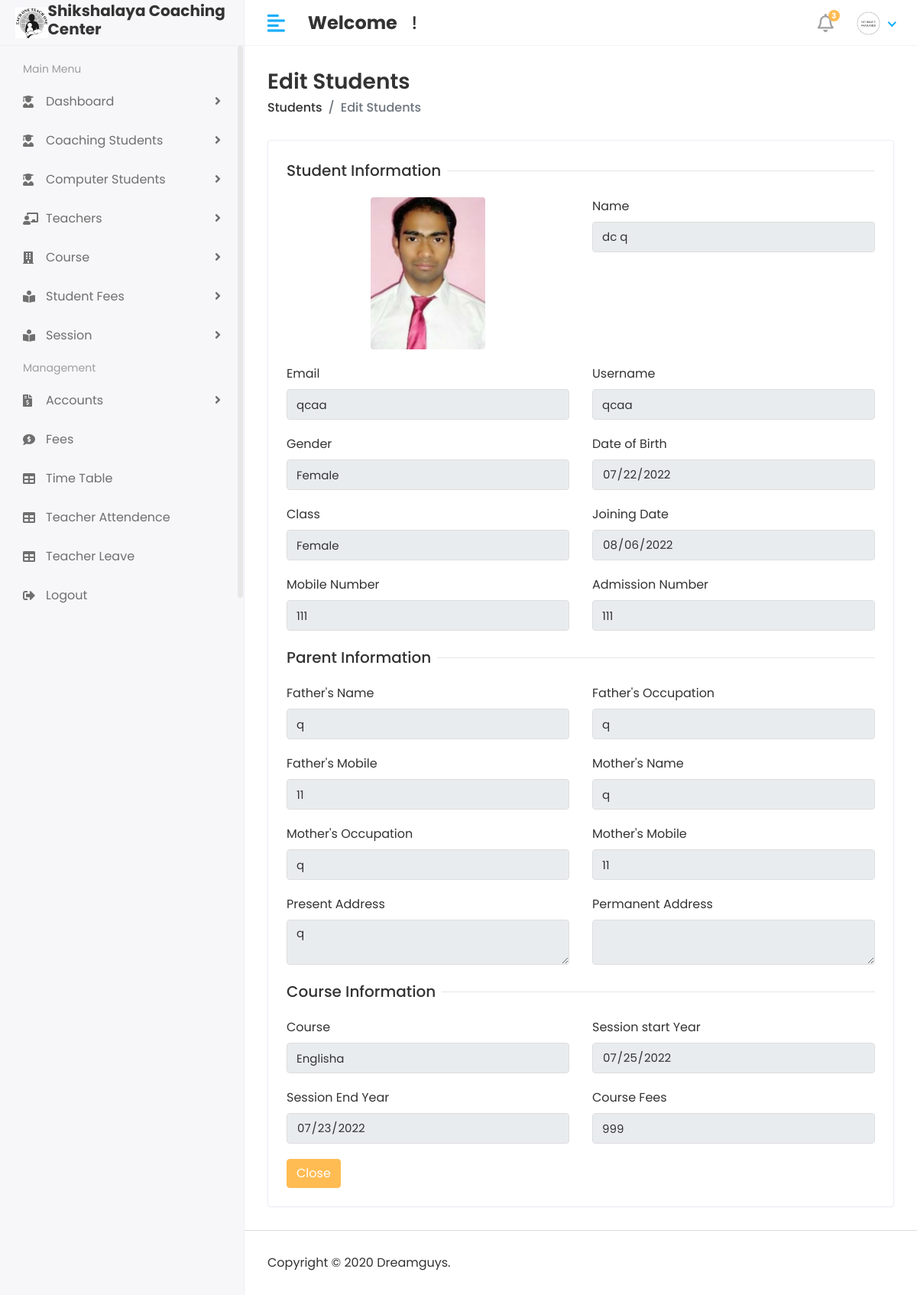
The app's page /Hod/Student/Detail/1 (signed in) with its own data.
### shikshalaya_computer_app/models.py (models this page shows, shortened)
class Student(models.Model):
    admin = models.OneToOneField(CustomUser,on_delete=models.CASCADE)
    gender  = models.CharField(max_length=100)
    date_of_birth = models.CharField(max_length=100)
    Class = models.CharField(max_length=100)
    joining_date = models.CharField(max_length=100)
    mobile_number = models.IntegerField()
    admission_number = models.CharField(max_length=100)
    father_name = models.CharField(max_length=100)
    father_occupation = models.CharField(max_length=100)
    father_mobile = models.IntegerField()
    mother_name = models.CharField(max_length=100)
    mother_occupation = models.CharField(max_length=100)
    mother_mobile_number = models.IntegerField()
    present_address = models.TextField()
    perment_address = models.TextField()
    course_stud = models.ForeignKey(Course,on_delete=models.DO_NOTHING)
    session_start = models.CharField(max_length=100)
    session_end =models.CharField(max_length=100)
    course_fees = models.IntegerField()
    created_at = models.DateTimeField(auto_now_add=True)
    updated_at = models.DateTimeField(auto_now=True)

class CustomUser(AbstractUser):
    USER = (
        (1,'HOD'),
        (2,'STAFF'),
        (3,'STUDENT')
    )
    user_type =  models.CharField(choices=USER,max_length=50,default=1)
    profile_pic = models.ImageField(upload_to='media/profile_pic')

class Course(models.Model):
    name = models.CharField(max_length=100)
    created_at = models.DateTimeField(auto_now_add=True)
    updated_at = models.DateTimeField(auto_now=True)

### student_management_system/Hod_views.py (the view)
# urls.py: path('Hod/Student/Detail/<str:id>',Hod_views.Detail_STUDENT,name='detail_student'),
@login_required(login_url='/')
def Detail_STUDENT(request,id):
    print(id)
    student = Student.objects.filter(id=id)
    course = Course.objects.all()
    context = {
        'student': student,
        'course': course
    }
    return render(request,'Hod/detail_student.html',context)

### templates/Hod/detail_student.html (shortened to what this page needs)
{% extends 'base.html' %}
{% block content %}
 <div class="content container-fluid">
               <div class="page-header">
                  <div class="row align-items-center">
                     <div class="col">
                        <h3 class="page-title">Edit Students</h3>
                        <ul class="breadcrumb">
                           <li class="breadcrumb-item"><a href="students.html">Students</a></li>
                           <li class="breadcrumb-item active">Edit Students</li>
                        </ul>
                     </div>
                  </div>
               </div>
               <div class="row">
                  <div class="col-sm-12">
                     <div class="card">
                        <div class="card-body">
                           <form method="post" action="{% url 'view_student' %}" enctype="multipart/form-data">
                              {% for i in student %}
                              <div class="row">
                                 <div class="col-12">
                                    <h5 class="form-title"><span>Student Information</span></h5>
                                 </div>
                                 <div class="col-12 col-sm-6">
                                    <div class="form-group">
                                       <a  class="rounded-circle shadow-4"><img class="rounded mx-auto d-block" style="width: 150px;" src="/{{i.admin.profile_pic}}" alt="User Image"></a>
                                    </div>
                                 </div>
                                 <div class="col-12 col-sm-6">
                                    <div class="form-group">
                                       <label>Name</label>
                                       <input type="text" class="form-control" name="first_name"  value="{{i.admin.first_name}} {{i.admin.last_name}}" readonly>
                                    </div>
                                 </div>
                                 <div class="col-12 col-sm-6">
                                    <div class="form-group">
                                       <label>Email</label>
                                       <input type="text" class="form-control" name="email"  value="{{i.admin.email}}" readonly>
                                    </div>
                                 </div>
                                 <div class="col-12 col-sm-6">
                                    <div class="form-group">
                                       <label>Username</label>
                                       <input type="text" class="form-control" name="username"  value="{{i.admin.username}}" readonly>
                                    </div>
                                 </div>
                                 <div class="col-12 col-sm-6">
                                    <div class="form-group">
                                       <label>Gender</label>
                                       <input type="text" class="form-control" name="gender"  value="{{i.gender}}" readonly>
                                    </div>
                                 </div>
                                 <div class="col-12 col-sm-6">
                                    <div class="form-group">
                                       <label>Date of Birth</label>
                                       <div>
                                          <input type="date" class="form-control" name="date_of_birth"  value="{{i.date_of_birth}}" readonly>
                                       </div>
                                    </div>
                                 </div>
                                 <div class="col-12 col-sm-6">
                                    <div class="form-group">
                                       <label>Class</label>
                                       <input type="text" class="form-control" name="Class"  value="{{i.Class}}" readonly>
                                    </div>
                                 </div>
                                 <div class="col-12 col-sm-6">
                                    <div class="form-group">
                                       <label>Joining Date</label>
                                       <div>
                                          <input type="date" class="form-control" name="joining_date"  value="{{i.joining_date}}" readonly>
                                       </div>
                                    </div>
                                 </div>
                                 <div class="col-12 col-sm-6">
                                    <div class="form-group">
                                       <label>Mobile Number</label>
                                       <input type="text" class="form-control" name="mobile_number"  value="{{i.mobile_number}}" readonly>
                                    </div>
                                 </div>
                                 <div class="col-12 col-sm-6">
                                    <div class="form-group">
                                       <label>Admission Number</label>
                                       <input type="text" class="form-control" name="admission_number"  value="{{i.admission_number}}" readonly>
                                    </div>
                                 </div>
                                 <div class="col-12">
                                    <h5 class="form-title"><span>Parent Information</span></h5>
                                 </div>
                                 <div class="col-12 col-sm-6">
                                    <div class="form-group">
                                       <label>Father's Name</label>
                                       <input type="text" class="form-control" name="father_name"  value="{{i.father_name}}" readonly>
                                    </div>
                                 </div>
                                 <div class="col-12 col-sm-6">
                                    <div class="form-group">
                                       <label>Father's Occupation</label>
                                       <input type="text" class="form-control" name="father_occupation"  value="{{i.father_occupation}}" readonly>
                                    </div>
                                 </div>
                                 <div class="col-12 col-sm-6">
                                    <div class="form-group">
                                       <label>Father's Mobile</label>
                                       <input type="text" class="form-control" name="father_mobile_number" required  value="{{i.father_mobile}}" readonly>
                                    </div>
                                 </div>
                                 <div class="col-12 col-sm-6">
                                    <div class="form-group">
                                       <label>Mother's Name</label>
                                       <input type="text" class="form-control" name="mother_name"  value="{{i.mother_name}}" readonly>
                                    </div>
                                 </div>
                                 <div class="col-12 col-sm-6">
                                    <div class="form-group">
                                       <label>Mother's Occupation</label>
                                       <input type="text" class="form-control" name="mother_occupation"  value="{{i.mother_occupation}}" readonly>
                                    </div>
                                 </div>
                                 <div class="col-12 col-sm-6">
                                    <div class="form-group">
                                       <label>Mother's Mobile</label>
                                       <input type="text" class="form-control" name="mother_mobile_number"  value="{{i.mother_mobile_number}}" readonly>
                                    </div>
                                 </div>
                                 <div class="col-12 col-sm-6">
                                    <div class="form-group">
                                       <label>Present Address</label>
                                       <textarea class="form-control" name="present_address" readonly >{{i.present_address}}</textarea>
                                    </div>
                                 </div>
                                 <div class="col-12 col-sm-6">
                                    <div class="form-group">
                                       <label>Permanent Address</label>
                                       <textarea class="form-control" name="permenent_address" readonly >{{i.permenent_address}}</textarea>
                                    </div>
                                 </div>
                                 <div class="col-12">
                                    <h5 class="form-title"><span>Course Information</span></h5>
                                 </div>
                                  <div class="col-12 col-sm-6">
                                    <div class="form-group">
                                       <label>Course</label>
                                       <input type="text" class="form-control" name="course_id"  value="{{i.course_stud.name}}" readonly>
                                    </div>
                                 </div>
                                 <div class="col-12 col-sm-6">
                                    <div class="form-group">
                                       <label>Session start Year</label>
                                       <div>
                                          <input type="date" class="form-control" name="session_start"  value="{{i.session_start}}" readonly>
                                       </div>
                                    </div>
                                 </div>
                                 <div class="col-12 col-sm-6">
                                    <div class="form-group">
                                       <label>Session End Year</label>
                                       <div>
                                          <input type="date" class="form-control" name="session_end"  value="{{i.session_end}}" readonly>
                                       </div>
                                    </div>
                                 </div>
                                 <div class="col-12 col-sm-6">
                                    <div class="form-group">
                                       <label>Course Fees</label>
                                       <input type="text" class="form-control" name="course_fees"  value="{{i.course_fees}}" readonly>
                                    </div>
                                 </div>
                                 <div class="col-12">
                                    <button type="submit" class="btn btn-primary">Close</button>
                                 </div>
                              </div>
                              {% endfor %}
                           </form>
                        </div>
                     </div>
                  </div>
               </div>
            </div>
{% endblock %}

### static/assets/css/style.css (style rules this page uses)
html { height: 100%; }
body { background-color: #fff; color: #333; font-family: 'Poppins', sans-serif; font-size: 1rem; height: 100%; line-height: 1.5; overflow-x: hidden; }
h1, h2, h3, h4, h5, h6 { font-family: 'Poppins', sans-serif; margin-top: 0; }
.form-control { border: 1px solid #ddd; box-shadow: none; color: #333; font-size: 15px; height: 40px; }
input, input:focus, button, button:focus { outline: none; }
input[type=text], input[type=password] { -webkit-appearance: none; -moz-appearance: none; appearance: none; }
textarea.form-control { resize: vertical; }
.form-group { margin-bottom: 1.25rem; }
ul, ol { padding: 0px; list-style: none; }
.btn-primary { background-color: #FFBC53; border: 1px solid #FFBC53; }
.card { border: 1px solid #ececf5; box-shadow: 0 1px 3px 0 rgba(0, 0, 0, 0.03); margin-bottom: 1.875rem; }
.card-body { padding: 1.5rem; }
.page-wrapper > .content { padding: 1.875rem 1.875rem 0; }
.page-header { margin-bottom: 1.875rem; }
.page-header .breadcrumb { background-color: transparent; color: #6c757d; font-size: 1rem; font-weight: 500; margin-bottom: 0; padding: 0; }
.page-header .breadcrumb a { color: #333; }
.page-title { font-size: 28px; font-weight: 600; color: #333; margin-bottom: 5px; }
.form-title { width: 100%; max-width: 100%; padding: 0; font-size: 1.25rem; font-weight: 500; line-height: inherit; color: #333; white-space: normal; position: relative; display: block; margin-bottom: 20px; }
.form-title:before { content: ""; position: absolute; left: 0px; right: 0px; height: 1px; top: 50%; background-color: rgba(0, 0, 0, 0.1); }
.form-title span { padding: 0px 0.5rem 0 0; background-color: #fff; display: inline-block; z-index: 2; position: relative; }

### records on screen
Student: admin.profile_pic (picture), first_name "dc q", email "qcaa", username "qcaa", gender "Female", date_of_birth "07/22/2022", Class "Female", joining_date "08/06/2022", mobile_number "111", admission_number "111", father_name "q", father_occupation "q", father_mobile_number "11", mother_name "q", mother_occupation "q", mother_mobile_number "11", present_address "q", course_id "Englisha", session_start "07/25/2022", session_end "07/23/2022", course_fees "999"
